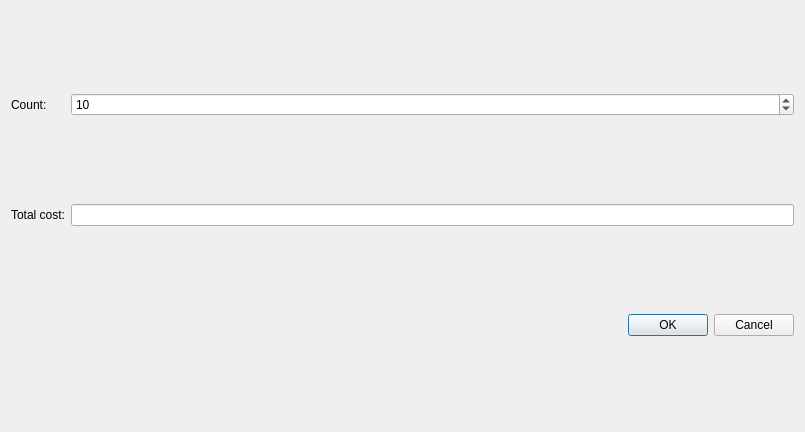
<?xml version="1.0" encoding="UTF-8"?>
<ui version="4.0">
 <class>PozycjaDialog</class>
 <widget class="QDialog" name="PozycjaDialog">
  <property name="geometry">
   <rect>
    <x>0</x>
    <y>0</y>
    <width>805</width>
    <height>432</height>
   </rect>
  </property>
  <property name="windowTitle">
   <string>Add product to list</string>
  </property>
  <layout class="QGridLayout" name="gridLayout">
   <item row="0" column="0" colspan="2">
    <layout class="QVBoxLayout" name="verticalLayout"/>
   </item>
   <item row="3" column="0" colspan="2">
    <widget class="QDialogButtonBox" name="buttonBox">
     <property name="orientation">
      <enum>Qt::Horizontal</enum>
     </property>
     <property name="standardButtons">
      <set>QDialogButtonBox::Cancel|QDialogButtonBox::Ok</set>
     </property>
    </widget>
   </item>
   <item row="2" column="1">
    <widget class="QLineEdit" name="TotalCostEdit">
     <property name="enabled">
      <bool>true</bool>
     </property>
     <property name="alignment">
      <set>Qt::AlignCenter</set>
     </property>
     <property name="readOnly">
      <bool>true</bool>
     </property>
    </widget>
   </item>
   <item row="2" column="0">
    <widget class="QLabel" name="TotalCostLabel">
     <property name="text">
      <string>Total cost:</string>
     </property>
    </widget>
   </item>
   <item row="1" column="0">
    <widget class="QLabel" name="CountLabel">
     <property name="text">
      <string>Count:</string>
     </property>
    </widget>
   </item>
   <item row="1" column="1">
    <widget class="QSpinBox" name="CountBox">
     <property name="buttonSymbols">
      <enum>QAbstractSpinBox::UpDownArrows</enum>
     </property>
     <property name="minimum">
      <number>1</number>
     </property>
     <property name="maximum">
      <number>10000</number>
     </property>
     <property name="value">
      <number>10</number>
     </property>
    </widget>
   </item>
  </layout>
 </widget>
 <resources/>
 <connections>
  <connection>
   <sender>buttonBox</sender>
   <signal>accepted()</signal>
   <receiver>PozycjaDialog</receiver>
   <slot>accept()</slot>
   <hints>
    <hint type="sourcelabel">
     <x>266</x>
     <y>422</y>
    </hint>
    <hint type="destinationlabel">
     <x>157</x>
     <y>274</y>
    </hint>
   </hints>
  </connection>
  <connection>
   <sender>buttonBox</sender>
   <signal>rejected()</signal>
   <receiver>PozycjaDialog</receiver>
   <slot>reject()</slot>
   <hints>
    <hint type="sourcelabel">
     <x>334</x>
     <y>422</y>
    </hint>
    <hint type="destinationlabel">
     <x>286</x>
     <y>274</y>
    </hint>
   </hints>
  </connection>
  <connection>
   <sender>CountBox</sender>
   <signal>valueChanged(int)</signal>
   <receiver>PozycjaDialog</receiver>
   <slot>onCountChanged(int)</slot>
   <hints>
    <hint type="sourcelabel">
     <x>426</x>
     <y>346</y>
    </hint>
    <hint type="destinationlabel">
     <x>479</x>
     <y>232</y>
    </hint>
   </hints>
  </connection>
 </connections>
 <slots>
  <slot>onIndexChange(int)</slot>
  <slot>onCountChanged(int)</slot>
 </slots>
</ui>
